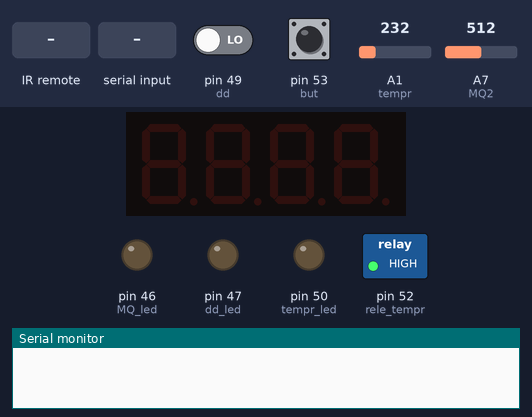
A sketch run on a simulated Arduino Mega 2560, built with avr-gcc and run on an emulated ATmega2560. Parts: 4-digit seven-segment display, switched loads named in the sketch (green lamp = pin HIGH), output pins drawn as LEDs (lit = HIGH), the last lines printed to the serial monitor. The inputs (shaded band) are chosen by the test bench; at power-on: A1 (tempr) = 232, pin 49 (dd) LOW, pin 53 (but) LOW, A7 (MQ2) = 512. Pins used as bus, display or sensor lines are not drawn.

Above: at 1.2 s.
1.3 s: infrared code 0x237807F received
At 2.5 s:
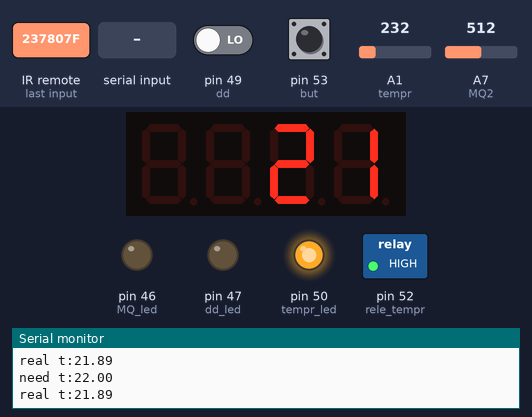
2.8 s: A1 (tempr) set to 240
At 3.8 s:
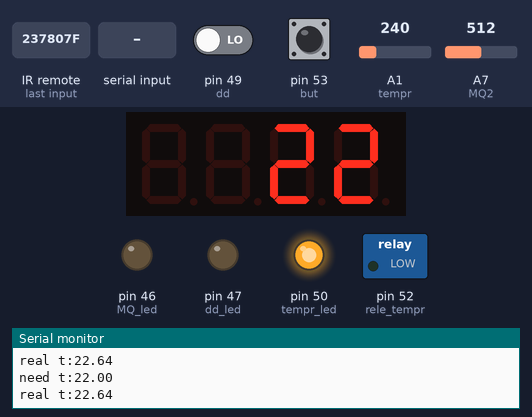
4.3 s: "A" received over the second serial link
At 5.5 s:
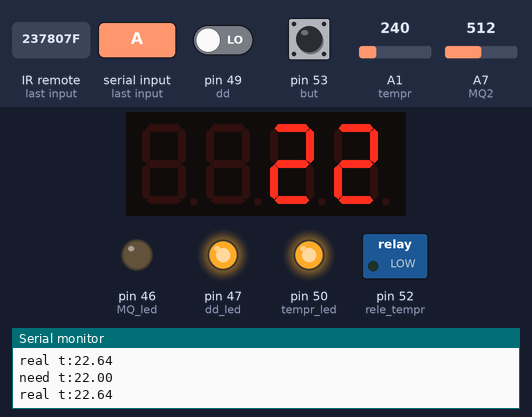
5.8 s: A1 (tempr) set to 201
At 6.3 s:
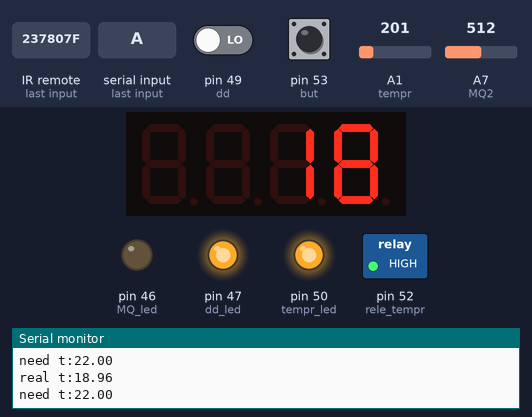
7.3 s: infrared code 0x237A05F received
At 8.3 s:
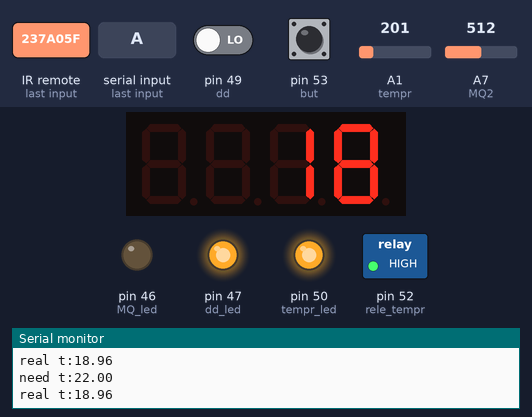
8.8 s: "0" received over the second serial link
At 9.5 s:
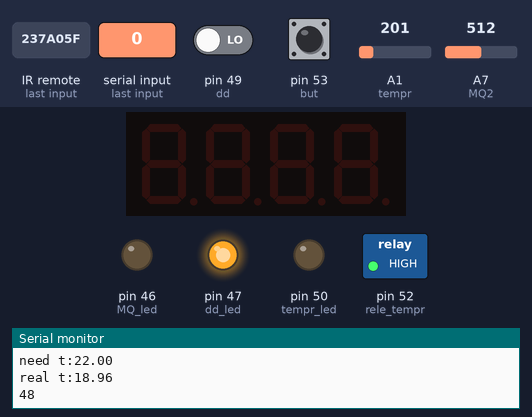
Timing chart, 0 to 11.3 s (numbered marks = the images above; inputs shaded):
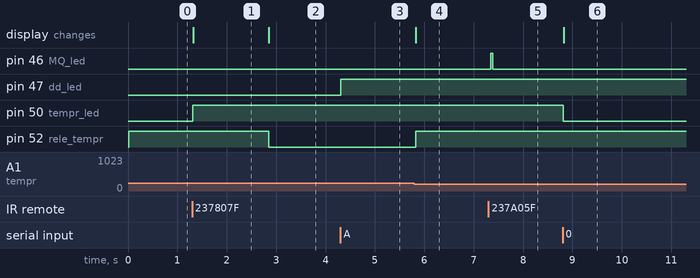

The sketch:

new_Smart_home.ino
```cpp
//#include <StaticThreadController.h>
#include <Thread.h>
//#include <ThreadController.h>
#include <TM1637.h>
#include <IRremote.h>

const int but=53;
const int rele_tempr  =52;
const int tempr = A1;
const int pm  =A0;
const int RECV_PIN = 2;
const int dd  =49;
const int dd_offer = 48;
const int dd_led =47;
const int tempr_led =50;
const int MQ2= A7 ;
const int MQ_led= 46;
const int grow_sensor = 51;
const int grow_rele = 45;
const int grow_led = 44;

TM1637 tm1637(22,24);

IRrecv irrecv(RECV_PIN);
decode_results results;

Thread tempr_Thread = Thread();
Thread fire_Thread = Thread();
Thread alarm_Thread = Thread();
Thread water_Thread = Thread();
Thread data_Thread = Thread();

float real_tempr, need_tempr=22, start_alarm, start_water;
boolean is_tempr=false,is_dd=false,is_MQ=false, off=false, is_cond=false, is_grow=false, is_nasos=false, is_grow_work=false, is_tempr_work=false, alarm=false;

void     setup() {
       tm1637.init();// инициализация библиотеки «TM1637.h»
       tm1637.set(5);//установка яркости указанная константа равна 2, значение по умолчанию
       analogReference(INTERNAL1V1);

       pinMode(but,INPUT);
       pinMode(dd_led,OUTPUT);
       irrecv.enableIRIn(); // Start the receiver
       pinMode(dd,INPUT);
       pinMode(grow_sensor,INPUT);
       pinMode(rele_tempr,OUTPUT);
       pinMode(grow_rele,OUTPUT);
       digitalWrite(rele_tempr,HIGH);
       digitalWrite(grow_rele,HIGH);
       pinMode(dd_offer,INPUT);
       pinMode(MQ2, INPUT);
       pinMode(MQ_led,OUTPUT);
       pinMode(tempr_led,OUTPUT);
       Serial1.begin(9600);
       Serial.begin(9600);

       tempr_Thread.onRun(tempr_v);
       fire_Thread.onRun(fire_v);
       alarm_Thread.onRun(alarm_v);
       water_Thread.onRun(water_v);
       data_Thread.onRun(data_v);

}

void     loop() {

  data_Thread.run();
  if(is_tempr)
    {tempr_Thread.run();}
    else{digitalWrite(tempr_led,LOW);
         tm1637.clearDisplay();
          if (is_cond==false){digitalWrite(rele_tempr,HIGH);}
          }
  if(is_dd)
    {alarm_Thread.run();}
    else{digitalWrite(dd_led,LOW);}
  if(is_MQ)
    {fire_Thread.run();}
    else{digitalWrite(MQ_led,LOW);}
  if(is_grow)
    {water_Thread.run();}
    else {digitalWrite(grow_led,LOW); digitalWrite(grow_rele,HIGH);}

}

void tempr_v()
{
digitalWrite(tempr_led,HIGH);
while (digitalRead(but)==HIGH)
    {
     need_tempr = analogRead(pm)/70 + 15;
     tm1637.display(2,need_tempr/10);
  tm1637.display(3,(int)need_tempr % 10);
           }
  Serial.print("need t:");
  Serial.println(need_tempr);

  real_tempr = analogRead(tempr)/ 10.6;
  Serial.print("real t:");
  Serial.println(real_tempr);
  tm1637.display(2,real_tempr/10);
  tm1637.display(3,(int)real_tempr % 10);
  if(real_tempr > need_tempr)
  {
    digitalWrite(rele_tempr,LOW);
    }
    else if(real_tempr <= need_tempr){digitalWrite(rele_tempr,HIGH);}
}

void alarm_v()
{
    digitalWrite(dd_led,HIGH);
if (digitalRead(dd)==HIGH)
  { start_alarm=millis();
    alarm=true;
    Serial.println("HIGH");
    //delay(30000);
    }
if(alarm)
  {if(((millis()-start_alarm)>10000)&&(digitalRead(dd_offer)==LOW))
    {
     Serial.print("A");
     is_dd=false;
     alarm=false;
    }
  }
}

    /*if (Serial1.available() > 0)
   {
    byte incomingByte = Serial1.read();
    Serial.print(incomingByte);
    if (incomingByte==51){is_dd=false; digitalWrite(dd_led,LOW); }
    }
    if(digitalRead(dd_offer)==LOW && is_dd==true){
  Serial.print("A");
  is_dd=false;
    }
    else if(digitalRead(dd_offer)==HIGH)
    {
      is_dd=false;
      } */


void fire_v()
{ digitalWrite(MQ_led,HIGH);
  Serial.print("smoke: ");
  Serial.println(analogRead(MQ2));
  if(analogRead(MQ2)>450 ||(analogRead(tempr)/10.6)>50)
  {Serial.print("F"); is_MQ=false;Serial1.print("f");
    }

  }

/*if(is_nasos==true && is_grow==false)
{ Serial.println("is_nasos");
  digitalWrite(grow_rele,LOW);
delay(10000);
digitalWrite(grow_rele,HIGH);
is_nasos=false;
}else{digitalWrite(grow_rele,HIGH);}*/

void water_v()
{
  digitalWrite(grow_led,HIGH);
  Serial.print("dry:");
  if (digitalRead(grow_sensor)==HIGH){is_grow_work=true; start_water=millis();}
  if(is_grow_work==true)
    {
    digitalWrite(grow_rele,LOW);
    if ((start_water-millis())>10000)
    {
      digitalWrite(grow_rele,HIGH);
      }
    //delay(10000);
    }
  else{digitalWrite(grow_rele,HIGH);}
}


void data_v()
{

  if (Serial1.available() > 0) {

        //Считываем пришедший байт
        byte incomingByte = Serial1.read();
        Serial.print(incomingByte);
        if (incomingByte==48){is_tempr=false;}//0
        else if (incomingByte==49){is_tempr=true;}//1
        else if (incomingByte==97){is_dd=false;digitalWrite(dd_led,LOW); } //a
        else if (incomingByte==65){is_dd=true;digitalWrite(dd_led,HIGH);} //A
        else if (incomingByte==102){is_MQ=false;}
        else if (incomingByte==70){is_MQ=true;}
        else if (incomingByte==53){is_grow=false;}
        else if (incomingByte==52){is_grow=true;}
        else if (incomingByte==50){is_cond=true;digitalWrite(rele_tempr,LOW);}
        else if (incomingByte==51){is_cond=false;digitalWrite(rele_tempr,HIGH);}
        else if (incomingByte==55){is_nasos=false;}
        else if (incomingByte==54){is_nasos=true;}
  }

  if (irrecv.decode(&results)) {
    switch ( results.value ) {
    case 0x237807F:
       if(is_tempr==false){is_tempr=true;Serial1.print(1);}
       else {is_tempr=false;Serial1.print(0);}
       break;
    case 0x23720DF:
      if(is_dd==false){is_dd=true;Serial1.print("A");}
       else {is_dd=false;Serial1.print("a");}
       break;
    case 0x23702FD:
      if (is_tempr==false)
      {if(is_cond==false)
      {
        digitalWrite(rele_tempr,LOW);is_cond=true;Serial1.print(2);
        }
        else if(is_cond==true)
        {
          digitalWrite(rele_tempr,HIGH);is_cond=false;Serial1.print(3);
        }
      }
        break;
    case 0x237A05F:
        if(is_MQ==true){is_MQ=false;Serial1.print("f");}else{is_MQ=true;Serial1.print("F");}break;
    case 0x23740BF:
        if(is_grow==true){is_grow=false;Serial1.print(5);}else {is_grow=true;is_nasos=false;Serial1.print(4);}break;
    case 0x23758A7:
        if(is_grow==false){is_nasos=true;Serial1.write(6);} break;

        }


    irrecv.resume(); // Receive the next value
  }

  }
```

Measured:
- the behaviour switches between 233 and 234 on A1 (tempr) (found by bisection; images 1 and 2)
- after the input at 1.3 s, pin 50 (tempr_led): LOW → HIGH at once; the display: changes at once (image 1)
- after the input at 2.8 s, pin 52 (rele_tempr): HIGH → LOW after 0.05 s; the display: changes after 0.05 s (image 2)
- after the input at 4.3 s, pin 47 (dd_led): LOW → HIGH at once
- after the input at 5.8 s, pin 52 (rele_tempr): LOW → HIGH at once; the display: changes at once (image 4)
- after the input at 7.3 s, pin 46 (MQ_led): LOW → HIGH at once, → LOW 0.04 s later
- after the input at 8.8 s, pin 50 (tempr_led): HIGH → LOW at once; the display: changes at once (image 6)
